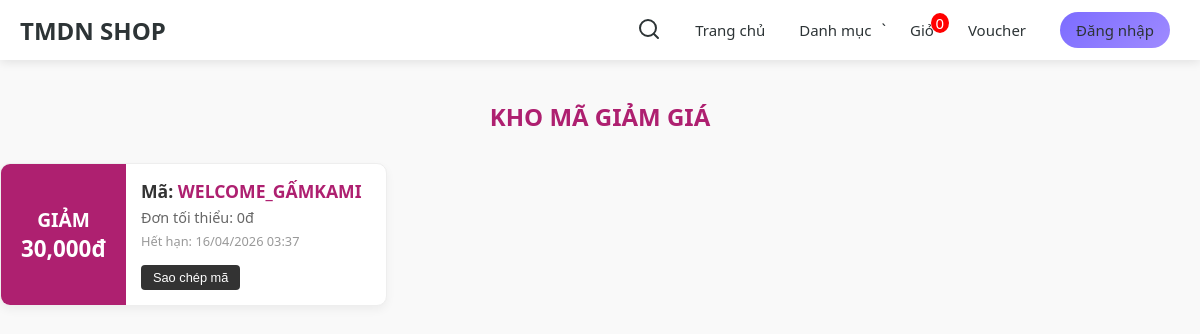
Page /my-vouchers/ on the committed database.
### app/models.py (models this page shows, shortened)
class Voucher(models.Model):
    code = models.CharField(max_length=20, unique=True)
    discount_amount = models.DecimalField(max_digits=10, decimal_places=0) # Số tiền giảm (ví dụ: 50000)
    min_order_value = models.DecimalField(max_digits=10, decimal_places=0, default=0) # Đơn tối thiểu
    valid_from = models.DateTimeField(default=timezone.now)
    valid_to = models.DateTimeField()
    active = models.BooleanField(default=True)
    is_used = models.BooleanField(default=False)

### app/views.py (the view)
# urls.py: path('my-vouchers/', views.my_vouchers, name='my_vouchers'),
def my_vouchers(request):
    now = timezone.now()
    all_vouchers = Voucher.objects.filter(
        active=True,
        valid_to__gte=now,
        is_used=False  # Thêm điều kiện này
    ).order_by('-discount_amount')
    return render(request, 'app/my_vouchers.html', {
        'my_vouchers': all_vouchers
    })

### app/context_processors.py (called while the page is built)
def cart_count(request):
    count = 0
    cart = request.session.get('cart', {})
    if isinstance(cart, dict) and cart:
        for item in cart.values():
            count += int(item.get('quantity', 0))
    return {'cart_total_quantity': count}

### app/templates/app/my_vouchers.html (shortened to what this page needs)
{% extends 'base.html' %}
{% load humanize %}
{% block body_class %}product-cart{% endblock %}
{% block content %}
<div class="product-wrapper">
    <h2 style="text-align: center; color: #ae2070; margin-bottom: 30px;">KHO MÃ GIẢM GIÁ</h2>
    <div style="display: grid; grid-gap: 20px; grid-template-columns: repeat(auto-fill, minmax(300px, 1fr));">
        {% for v in my_vouchers %}
        <div style="display: flex; background: #fff; border: 1px solid #eee; border-radius: 10px; overflow: hidden; box-shadow: 0 4px 10px rgba(0,0,0,0.05);">
            <div style="background: #ae2070; color: white; padding: 20px; text-align: center; display: flex; flex-direction: column; justify-content: center; min-width: 120px;">
                <span style="font-size: 1.2rem; font-weight: bold;">GIẢM</span>
                <span style="font-size: 1.4rem; font-weight: bold;">{{ v.discount_amount|floatformat:0|intcomma }}đ</span>
            </div>
            <div style="padding: 15px; flex-grow: 1; position: relative;">
                <h3 style="margin: 0 0 5px 0; font-size: 1.1rem; color: #333;">Mã: <span style="color: #ae2070;">{{ v.code }}</span></h3>
                <p style="margin: 5px 0; font-size: 0.9rem; color: #666;">Đơn tối thiểu: {{ v.min_order_value|floatformat:0|intcomma }}đ</p>
                <p style="margin: 5px 0; font-size: 0.8rem; color: #999;">Hết hạn: {{ v.valid_to|date:"d/m/Y H:i" }}</p>
                <button onclick="copyToClipboard('{{ v.code }}')"
                        style="margin-top: 10px; background: #333; color: white; border: none; padding: 5px 12px; border-radius: 4px; cursor: pointer; font-size: 0.8rem;">
                    Sao chép mã
                </button>
            </div>
        </div>
        {% empty %}
        <p style="text-align: center; grid-column: 1/-1; color: #888;">Hiện tại không có mã giảm giá nào.</p>
        {% endfor %}
    </div>
</div>
{% endblock %}

### static/css/style.css (style rules this page uses)
:root { --main: #6c5ce7; --dark: #2d3436; --light: #f9f9f9; }
* { margin: 0; padding: 0; box-sizing: border-box; }
body { font-family: 'Segoe UI', sans-serif; background: var(--light); color: var(--dark); overflow-x: hidden; }
.product-cart .product-wrapper { padding-top: 120px; display: block !important; }
.product-cart .product-wrapper { padding-top: 100px; }

### rows in the picture
Voucher: discount_amount "30,000", code "WELCOME_GẤMKAMI", min_order_value "0", valid_to "16/04/2026 03:37"

### other values in the picture
{{ cart_total_quantity }} "0"
